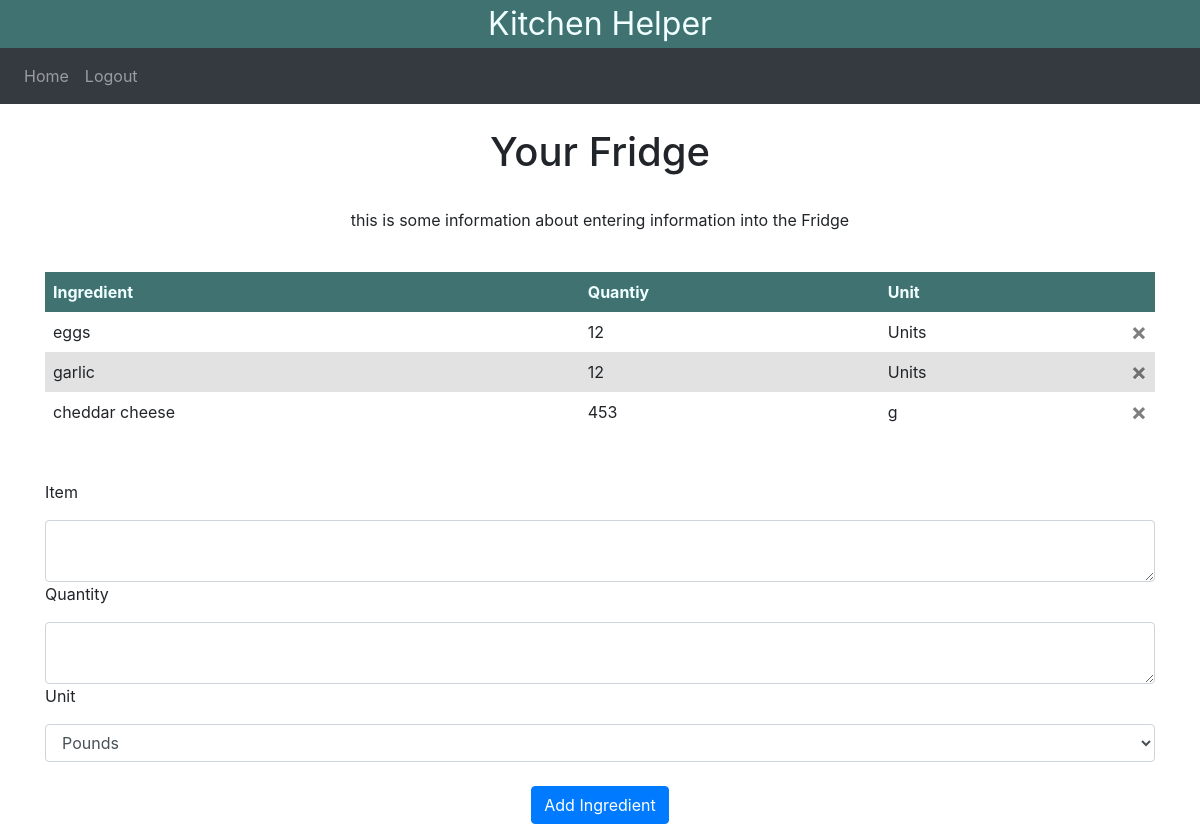
The app's page / (signed in) with its own data.
### website/models.py (models this page shows)
class Note(db.Model):
    id = db.Column(db.Integer, primary_key=True)
    item = db.Column(db.String(10000))
    quantity = db.Column(db.String(10000))
    unit = db.Column(db.String(10000))
    date = db.Column(db.DateTime(timezone=True), default=func.now())
    user_id = db.Column(db.Integer, db.ForeignKey('user.id'))

### website/views.py (the view, shortened to what this page needs)
@views.route('/', methods=['GET', 'POST'])
@login_required
def home():
    return render_template("home.html", user=current_user)

### website/__init__.py (called while the page is built)
def create_app():
    app = Flask(__name__)
    app.config['SECRET_KEY'] = 'hjshjhdjah kjshkjdhjs'
    app.config['SQLALCHEMY_DATABASE_URI'] = f'sqlite:///{DB_NAME}'
    db.init_app(app)
    from .views import views
    from .auth import auth
    app.register_blueprint(views, url_prefix='/')
    app.register_blueprint(auth, url_prefix='/')
    from .models import User, Note
    create_database(app)
    login_manager = LoginManager()
    login_manager.login_view = 'auth.login'
    login_manager.init_app(app)
    @login_manager.user_loader
    def load_user(id):
        return User.query.get(int(id))
    return app

### website/templates/home.html (shortened to what this page needs)
{% extends "base.html" %} {% block title %}Home{% endblock %} {% block content
%}
<br>
<h1 align="center">Your Fridge</h1>
<br>
<p align="center">this is some information about entering information into the Fridge</p>
<br>
<head>
</head>
<table >
  <tr style="color: azure; background-color: rgb(65, 114, 114);">
    <th>Ingredient</th>
    <th>Quantiy</th>
    <th>Unit</th>
  </tr>
  {% for note in user.notes %}
  <tr>
    <td>{{note.item}}</td>
    <td>{{note.quantity}}</td>
    <td>
      {{note.unit}}
      <button type="button" class="close" onClick="deleteNote({{ note.id }})">
        <span aria-hidden="true">&times;</span>
      </button>
    </td>
  </tr>
  {% endfor %}
</table>
<br>
<br>
<form method="POST">
  <p>Item</p>
  <textarea name="item" id="item" class="form-control"></textarea>
  <p>Quantity</p>
  <textarea name="quan" id="quan" class="form-control"></textarea>
  <p>Unit</p>
  <select name="unit" id="unit" class="form-control">
    <option value="lbs">Pounds</option>
  </select>
  <br />
  <div align="center">
    <button type="submit" class="btn btn-primary">Add Ingredient</button>
  </div>
</form>
{% endblock %}

### website/templates/home.html (style rules this page uses)
table { border-collapse: collapse; width: 100%; }
th { color: azure; background-color: rgb(65, 114, 114); }
th, td { text-align: left; padding: 8px; }
tr:nth-child(odd) { background-color: rgb(226, 226, 226); }

### records on screen
Note: item "eggs", quantity "12", unit "Units"
Note: item "garlic", quantity "12", unit "Units"
Note: item "cheddar cheese", quantity "453", unit "g"
